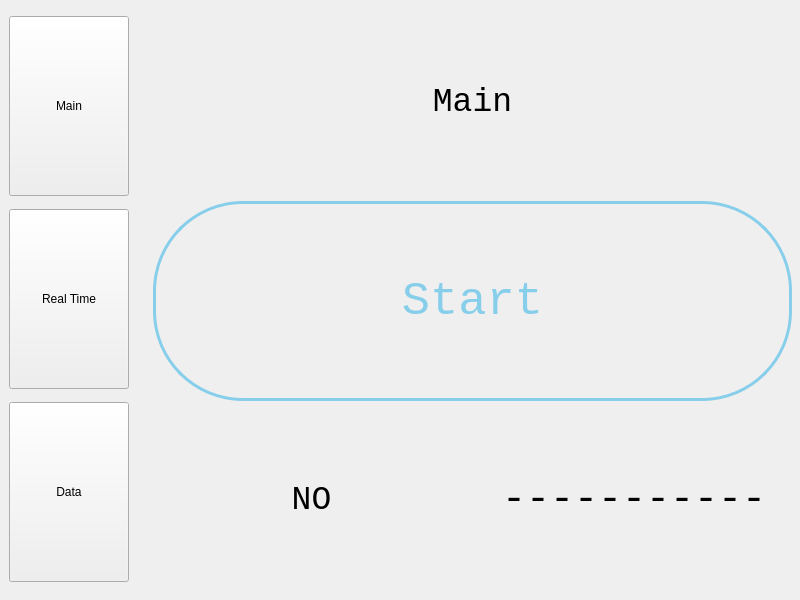
<?xml version="1.0" encoding="UTF-8"?>
<ui version="4.0">
 <class>MainWindow</class>
 <widget class="QWidget" name="MainWindow">
  <property name="geometry">
   <rect>
    <x>0</x>
    <y>0</y>
    <width>800</width>
    <height>600</height>
   </rect>
  </property>
  <property name="windowTitle">
   <string>MainWindow</string>
  </property>
  <widget class="QWidget" name="layoutWidget">
   <property name="geometry">
    <rect>
     <x>0</x>
     <y>0</y>
     <width>801</width>
     <height>601</height>
    </rect>
   </property>
   <layout class="QGridLayout" name="gridLayout">
    <item row="1" column="0">
     <widget class="QWidget" name="v_sideBar" native="true">
      <layout class="QVBoxLayout" name="verticalLayout">
       <item>
        <widget class="QPushButton" name="btn_main">
         <property name="minimumSize">
          <size>
           <width>120</width>
           <height>180</height>
          </size>
         </property>
         <property name="text">
          <string>Main</string>
         </property>
        </widget>
       </item>
       <item>
        <widget class="QPushButton" name="btn_real_time">
         <property name="minimumSize">
          <size>
           <width>120</width>
           <height>180</height>
          </size>
         </property>
         <property name="text">
          <string>Real Time</string>
         </property>
        </widget>
       </item>
       <item>
        <widget class="QPushButton" name="btn_data">
         <property name="minimumSize">
          <size>
           <width>120</width>
           <height>180</height>
          </size>
         </property>
         <property name="text">
          <string>Data</string>
         </property>
        </widget>
       </item>
      </layout>
     </widget>
    </item>
    <item row="1" column="1">
     <widget class="QStackedWidget" name="page_manage">
      <property name="currentIndex">
       <number>0</number>
      </property>
      <widget class="QWidget" name="page">
       <layout class="QVBoxLayout" name="verticalLayout_3">
        <item>
         <widget class="QLabel" name="lb_name">
          <property name="minimumSize">
           <size>
            <width>0</width>
            <height>100</height>
           </size>
          </property>
          <property name="font">
           <font>
            <family>Consolas</family>
            <pointsize>25</pointsize>
           </font>
          </property>
          <property name="text">
           <string>Main</string>
          </property>
          <property name="alignment">
           <set>Qt::AlignCenter</set>
          </property>
         </widget>
        </item>
        <item>
         <widget class="QPushButton" name="btn_start">
          <property name="minimumSize">
           <size>
            <width>0</width>
            <height>200</height>
           </size>
          </property>
          <property name="font">
           <font>
            <family>Consolas</family>
            <pointsize>35</pointsize>
           </font>
          </property>
          <property name="styleSheet">
           <string notr="true">QPushButton{
	border-radius: 90;
	background-color: rgba(0,0,0,0);
	border: 3px solid skyblue;
	color : skyblue;
}

QPushButton:hover{
	background-color: skyblue;
	border: 3px solid rgba(0,0,0,0);
	color : white;
}</string>
          </property>
          <property name="text">
           <string>Start</string>
          </property>
         </widget>
        </item>
        <item>
         <layout class="QHBoxLayout" name="horizontalLayout">
          <item>
           <widget class="QLabel" name="p1_lb_ethName">
            <property name="font">
             <font>
              <family>Consolas</family>
              <pointsize>25</pointsize>
             </font>
            </property>
            <property name="text">
             <string>NO</string>
            </property>
            <property name="alignment">
             <set>Qt::AlignCenter</set>
            </property>
            <property name="wordWrap">
             <bool>true</bool>
            </property>
           </widget>
          </item>
          <item>
           <widget class="QLabel" name="p1_lb_onoff">
            <property name="font">
             <font>
              <family>Consolas</family>
              <pointsize>30</pointsize>
             </font>
            </property>
            <property name="text">
             <string>-----------</string>
            </property>
            <property name="alignment">
             <set>Qt::AlignCenter</set>
            </property>
           </widget>
          </item>
         </layout>
        </item>
       </layout>
      </widget>
      <widget class="QWidget" name="page_3"/>
      <widget class="QWidget" name="page_2"/>
     </widget>
    </item>
   </layout>
  </widget>
 </widget>
 <resources/>
 <connections/>
 <slots>
  <slot>on_click_main()</slot>
  <slot>on_click_realtime()</slot>
  <slot>on_click_data()</slot>
  <slot>on_click_start()</slot>
 </slots>
</ui>
